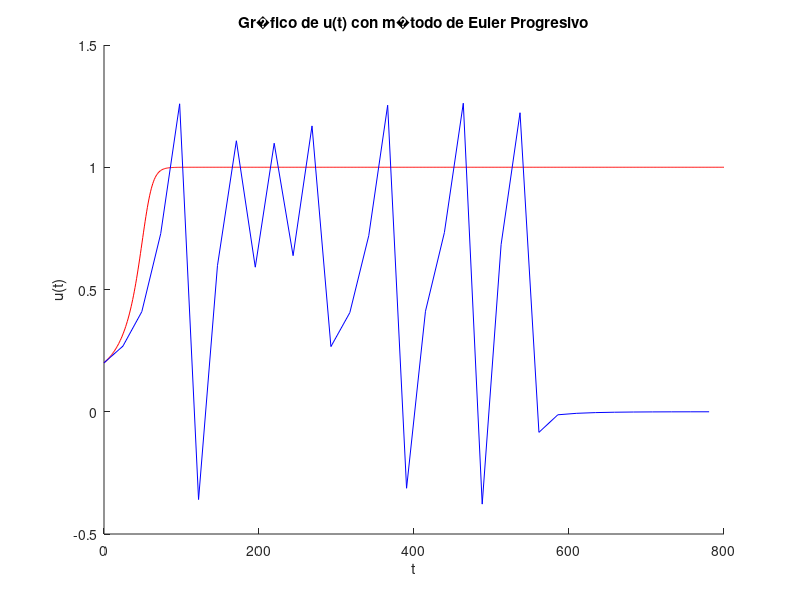

Source code (MATLAB):
%Pregunta 2

%Par�metros
c1 = 0.175; alfa = 0.1; f = 0; n = 800;
%C�lculo de u(t) con h=1.0 (m�todo de Euler Progresivo)
h = 1.0;
t = (0:h:n);
u = zeros(1, length(t));
u(1) = 2 * alfa;

for i = 1:n / h
    u_prima = c1 * u(i) * (u(i) - alfa) * (1 - u(i)) + f;
    u(i + 1) = u(i) + h * u_prima;
end

%C�lculo de u(t) con h maximo (m�todo de Euler Progresivo)
hv = 24.4;
tv = (0:hv:n);
uv = zeros(1, length(tv));
uv(1) = 2 * alfa;

for j = 1:n / hv
    uv_prima = c1 * uv(j) * (uv(j) - alfa) * (1 - uv(j)) + f;
    uv(j + 1) = uv(j) + hv * uv_prima;
end

%C�lculo despreciando t�rminos cuadr�ticos y c�bicos
hm = 114.28;
tm = (0:hm:n);
um = zeros(1, length(tm));
um(1) = 2 * alfa;

for j = 1:n / hm
    um(j + 1) = um(j) * (1 - alfa * c1 * hm);
end

%Gr�ficos
hold on
plot(t, u, 'r')%Gr�fico de u(t) con h=1
plot(tv, uv, 'b')%Gr�fico de u(t) con h max
xlabel('t')
ylabel('u(t)')
title('Gr�fico de u(t) con m�todo de Euler Progresivo')
hold off
